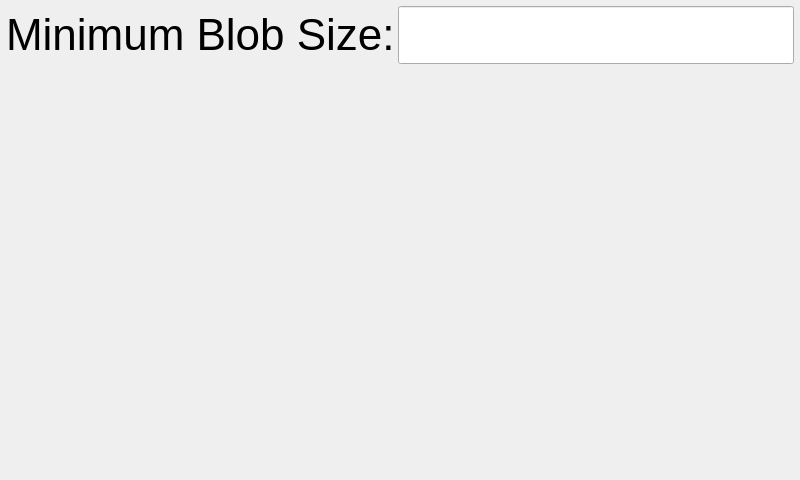
<?xml version="1.0" encoding="UTF-8"?>
<ui version="4.0">
 <class>ChannelSettingsWidget</class>
 <widget class="QWidget" name="ChannelSettingsWidget">
  <property name="geometry">
   <rect>
    <x>0</x>
    <y>0</y>
    <width>800</width>
    <height>480</height>
   </rect>
  </property>
  <property name="windowTitle">
   <string>Channel Settings</string>
  </property>
  <layout class="QVBoxLayout" name="verticalLayout">
   <property name="spacing">
    <number>3</number>
   </property>
   <property name="leftMargin">
    <number>6</number>
   </property>
   <property name="topMargin">
    <number>6</number>
   </property>
   <property name="rightMargin">
    <number>6</number>
   </property>
   <property name="bottomMargin">
    <number>6</number>
   </property>
   <item>
    <layout class="QHBoxLayout" name="horizontalLayout" stretch="0,1">
     <item>
      <widget class="QLabel" name="label">
       <property name="font">
        <font>
         <pointsize>33</pointsize>
        </font>
       </property>
       <property name="text">
        <string>Minimum Blob Size:</string>
       </property>
      </widget>
     </item>
     <item>
      <widget class="LineEdit" name="minBlobSizeEdit">
       <property name="font">
        <font>
         <pointsize>33</pointsize>
        </font>
       </property>
      </widget>
     </item>
    </layout>
   </item>
   <item>
    <spacer name="verticalSpacer">
     <property name="orientation">
      <enum>Qt::Vertical</enum>
     </property>
     <property name="sizeHint" stdset="0">
      <size>
       <width>20</width>
       <height>40</height>
      </size>
     </property>
    </spacer>
   </item>
  </layout>
 </widget>
 <customwidgets>
  <customwidget>
   <class>LineEdit</class>
   <extends>QLineEdit</extends>
   <header>LineEdit.h</header>
  </customwidget>
 </customwidgets>
 <resources/>
 <connections/>
</ui>
